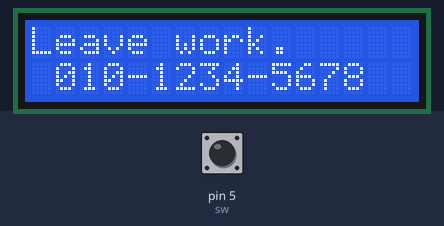
Bench run of a sketch on a simulated Arduino Uno, built with avr-gcc and run on an emulated ATmega328P. Shown: 16×2 character LCD. Inputs (shaded band) come from the test bench; at power-on: pin 5 (sw) HIGH. What the sketch prints to the serial monitor is not drawn.

Above: at 1.2 s.
1.3 s: pin 5 (sw) pulled LOW for 3.2 s
At 5.7 s:
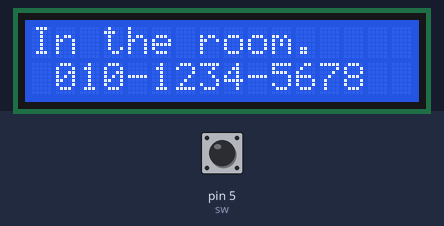
9.0 s: pin 5 (sw) pulled LOW for 0.15 s
At 9.9 s:
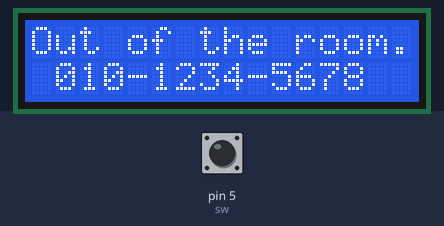
14.0 s: pin 5 (sw) pulled LOW for 1 s
At 16.2 s:
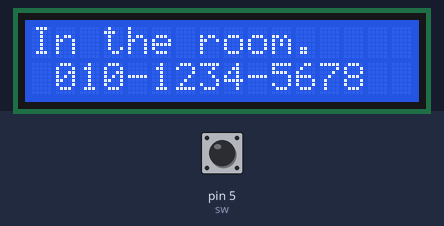
Timing chart, 0 to 17.6 s (numbered marks = the images above; inputs shaded):
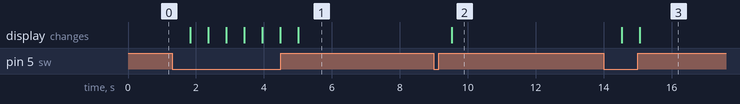

Measured:
- after the input at 1.3 s, the display: changes after 0.53 s (image 1)
- after the input at 9.0 s, the display: changes after 0.53 s (image 2)
- after the input at 14.0 s, the display: first changes after 0.53 s (image 3 shows a later state)

The sketch:

project_arduino.ino
```cpp
#include <Wire.h> //i2C 통신 라이브러리
#include <LiquidCrystal_I2C.h>
#include <SoftwareSerial.h> // for bluetooth 5 Sensor

LiquidCrystal_I2C lcd(0x27,16,2); //LCD 접근 주소

#define BT_RXD A2
#define BT_TXD A1
SoftwareSerial bluetooth(BT_RXD, BT_TXD);

char bluetoothChar=""; // bluetooth 메세지 수신될때 입력
String bluetoothMessage=""; // bluetooth 메세지 저장용

String myStatus="Leave work."; // 현재 상태 표시용
String lastStatus=""; //현재 상태 저장용

String lastMessage=""; // 마지막 메시지 저장용
String myPhone=" 010-1234-5678 "; //전화번호 스트링

int sw=5;
int cnt=0;

void setup(){
  Serial.begin(9600);
  bluetooth.begin(9600);
  pinMode(sw, INPUT_PULLUP);
  lcd.init(); //LCD 초기화
  lcd.backlight();

  lcd.setCursor(1,0); //출력 커서 위치 첫번쨰
  lcd.print("Booting...");
}

void loop() //메인 Loop
{
  while(bluetooth.available()) {
    bluetoothChar = (char)bluetooth.read();
    bluetoothMessage += bluetoothChar;
    delay(5);
  }

  if(!bluetoothMessage.equals(""))  //bluetooth 입력부
  {
    Serial.println("input: "+bluetoothMessage);
    if(lastStatus.equals("")) {
      lastStatus = myStatus;
    }
    lastMessage = bluetoothMessage;
    bluetoothMessage="";
  }

  if(!lastMessage.equals("")) { // lastMessage가 있으면 myPhone과 교차출력
    for(int i=0; i<30; i++) { // 0.1초 간격으로 스위치 입력을 감지
      if(digitalRead(sw)==LOW)
        break;
      delay(100);
    }
    lcd.clear();
    lcd.setCursor(0,0);
    lcd.print(lastStatus);
    lcd.setCursor(0,1);
    lcd.print(lastMessage);
    for(int i=0; i<30; i++) {
      if(digitalRead(sw)==LOW)
        break;
      delay(100);
    }
    lcd.clear();
    lcd.setCursor(0,0);
    lcd.print(lastStatus);
    lcd.setCursor(0,1);
    lcd.print(myPhone);
  }

  if(!myStatus.equals(""))
  {
    Serial.println(myStatus);
    lastStatus = myStatus;
    lcd.clear(); //LCD 초기화
    lcd.setCursor(0,0);
    lcd.print(myStatus);
    lcd.setCursor(0,1);
    lcd.print(myPhone);
    myStatus="";
  }


  if(digitalRead(sw)==LOW) {
    lastMessage = ""; //버튼 눌렀을때 lastMessage 초기화

    if(cnt==0) {
      myStatus="In the room.";
      cnt++;
      delay(500);
    }
    else if(cnt==1) {
      myStatus="Out of the room.";
      cnt++;
      delay(500);
    }
    else {
      myStatus="Leave work.";
      cnt=0;
      delay(500);
    }
  }
}
```
